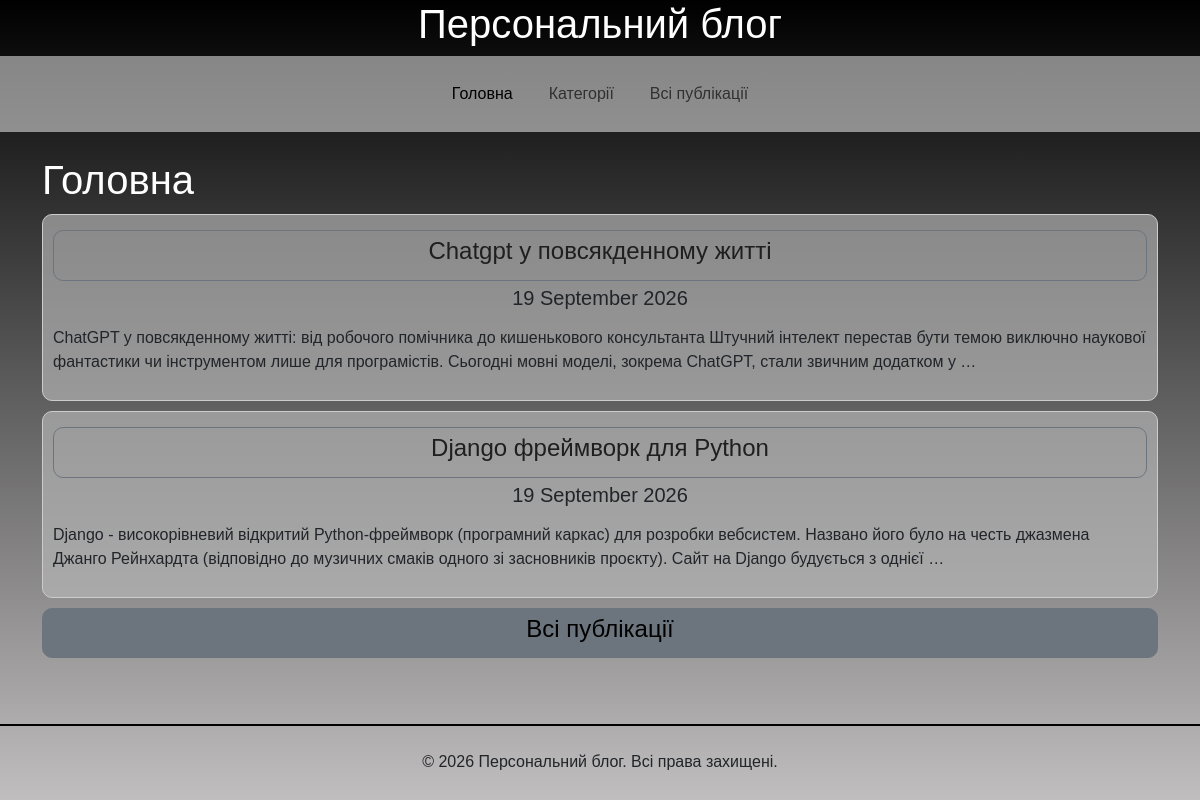
The page / on the database its author committed.
### app_blog/models.py (models this page shows, shortened)
class Article(models.Model):
    title = models.CharField(u'Заголовок',
         max_length=250, help_text=u'максимум 250 символів')
    description = models.TextField(blank=True, verbose_name=u'Опис')
    pub_date = models.DateTimeField(u'Дата публікації', default=timezone.now)
    slug = models.SlugField(u'Слаг', unique_for_date='pub_date')
    main_page = models.BooleanField(u'Головна', default=False, help_text=u'Показувати на головній сторінці')
    category = models.ForeignKey(Category, related_name='articles', blank=True, null=True, verbose_name=u'Категорія', on_delete=models.CASCADE)
    objects = models.Manager()
    class Meta:
        ordering = ['-pub_date']
        verbose_name = u'Стаття'
        verbose_name_plural = u'Статті'
    def get_absolute_url(self):
        try:
            url = reverse('article-detail',
                          kwargs={'slug': self.slug,
                                  'year': self.pub_date.strftime('%Y'),
                                  'month': self.pub_date.strftime('%m'),
                                  'day': self.pub_date.strftime('%d')
                                  })
        except:
            url = '/'
        return url

### app_blog/views.py (the view)
# urls.py: path('', views.HomePageView.as_view(), name='home'),
class HomePageView(ListView):
    model = Article
    template_name = 'index.html'
    context_object_name = 'articles'
    def get_queryset(self):
        return Article.objects.filter(main_page=True)[:5]
    def get_context_data(self, **kwargs):
        context = super().get_context_data(**kwargs)
        context['categories'] = Category.objects.all()
        return context

### app_blog/templates/index.html
{% extends 'base.html' %}
{% block content %}
<h1>Головна</h1>
{% if articles %}
{% for item in articles %}
<div id="golovpubl">
    <a href="{{ item.get_absolute_url }}" type="button" class="btn btn-outline-secondary" id="golovpub2">
        <h4>{{ item.title }}</h4>
    </a>
    <h5 class="text-center">
        {{ item.pub_date|date:"j E Y"|safe|linebreaks }}
    </h5>
    <p>
        {{ item.description|safe|escape|striptags|truncatewords_html:32 }}
    </p>
</div>
{% endfor %}
{% endif %}
<a href="{% url 'articles-list' %}" class="btn btn-secondary" id="knopkapubl">
    <h4>Всі публікації</h4>
</a>
{% endblock %}

### app_blog/static/css/main.css (style rules this page uses)
#knopkapubl { margin: 5px 0; border-radius: 10px; display: flex; justify-content: center; cursor: pointer; color: black; }
#golovpubl { border: 1px solid #ccc; padding: 10px; margin: 10px 0; border-radius: 10px; background-color: rgba(185, 185, 185, 0.65); }
#golovpub2 { margin: 5px 0; border-radius: 10px; display: flex; justify-content: center; color: #1f1f1f; }
h1 { color: #ffffff; }

### app_blog/static/css/backgroundstyle.css (style rules this page uses)
html, body { height: 100%; margin: 0; font-family: Arial, Helvetica, sans-serif; background: linear-gradient(to bottom, #000000, #c0bebe); background-attachment: fixed; }
body { display: flex; flex-direction: column; min-height: 100vh; }

### app_blog/static/css/mobile.css (style rules this page uses)
html { -webkit-text-size-adjust: 100%; text-size-adjust: 100%; }
body { overflow-x: hidden; }

### rows shown on the page
Article: title "Chatgpt у повсякденному житті", pub_date "19 September 2026", description "ChatGPT у повсякденному житті: від робочого помічника до кишенькового консультанта Штучний інтелект перестав бути темою виключно наукової фантастики чи інструментом лише для програмістів. Сьогодні мовні моделі, зокрема ChatGPT, стали звичним додатком у …"
Article: title "Django фреймворк для Python", pub_date "19 September 2026", description "Django - високорівневий відкритий Python-фреймворк (програмний каркас) для розробки вебсистем. Названо його було на честь джазмена Джанго Рейнхардта (відповідно до музичних смаків одного зі засновників проєкту). Сайт на Django будується з однієї …"
